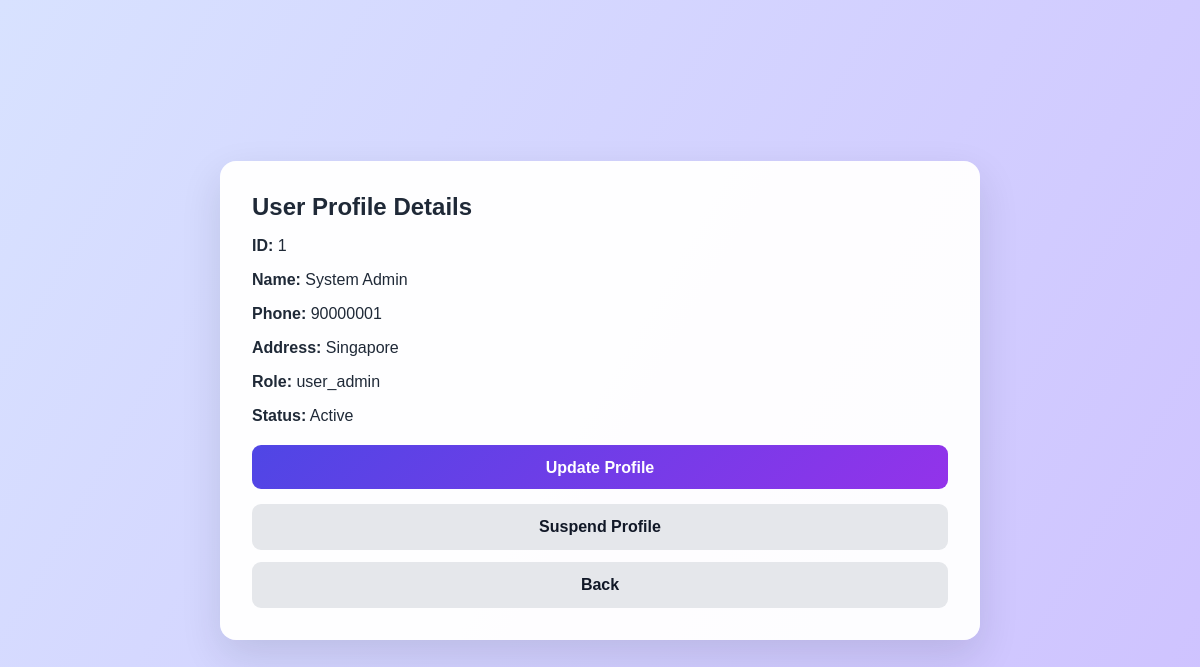
/index.php?page=view_user_profile&profileId=1 (signed in), run on the app's committed database.
### tables this page shows
CREATE TABLE user_profiles (
    profile_id INT AUTO_INCREMENT PRIMARY KEY,
    user_id INT NOT NULL,
    full_name VARCHAR(150) NOT NULL,
    phone VARCHAR(30),
    address VARCHAR(255),
    role VARCHAR(50) NOT NULL,
    status VARCHAR(50) DEFAULT 'Active',
    created_at DATETIME DEFAULT CURRENT_TIMESTAMP,
    FOREIGN KEY (user_id) REFERENCES managed_user_accounts(user_id)
);

### src/user_management/entity/UserProfile.php (called while the page is built, shortened)
<?php
require_once __DIR__ . '/../../shared/database/Database.php';
class UserProfile
{
    private PDO $conn;
    public function __construct()
    {
        $database = new Database();
        $this->conn = $database->connect();
    }
    public function getProfile(int $profileId): ?array
    {
        $sql = "SELECT
                    profile_id AS profileId,
                    user_id AS userId,
                    full_name AS fullName,
                    phone,
                    address,
                    role,
                    status
                FROM user_profiles
                WHERE profile_id = :profileId
                LIMIT 1";
        $stmt = $this->conn->prepare($sql);
        $stmt->bindParam(':profileId', $profileId, PDO::PARAM_INT);
        $stmt->execute();
        $profile = $stmt->fetch(PDO::FETCH_ASSOC);
        return $profile ?: null;
    }
}

### src/shared/database/Database.php (called while the page is built)
<?php
class Database
{
    private string $host = 'localhost';
    private string $database = 'echocare_db';
    private string $username = 'root';
    private string $password = '';
    private ?PDO $conn = null;
    public function connect(): PDO
    {
        if ($this->conn === null) {
            try {
                $this->conn = new PDO(
                    "mysql:host={$this->host};dbname={$this->database};charset=utf8mb4",
                    $this->username,
                    $this->password
                );
                $this->conn->setAttribute(PDO::ATTR_ERRMODE, PDO::ERRMODE_EXCEPTION);
                $this->conn->setAttribute(PDO::ATTR_DEFAULT_FETCH_MODE, PDO::FETCH_ASSOC);
            } catch (PDOException $e) {
                die('Database connection failed: ' . $e->getMessage());
            }
        }
        return $this->conn;
    }
}

### src/user_management/controller/ViewUserProfileController.php (called while the page is built)
<?php
require_once __DIR__ . '/../entity/UserProfile.php';
class ViewUserProfileController
{
    private UserProfile $userProfile;
    public function __construct()
    {
        $this->userProfile = new UserProfile();
    }
    public function getProfile(int $profileId): ?array
    {
        return $this->userProfile->getProfile($profileId);
    }
}

### src/user_management/boundary/ViewUserProfileUI.php (the view, shortened to what this page needs)
<?php
require_once __DIR__ . '/../controller/ViewUserProfileController.php';
$controller = new ViewUserProfileController();
$profileId = (int) ($_GET['profileId'] ?? 0);
$profile = $controller->getProfile($profileId);
?>
<!DOCTYPE html>
<html>
<head>
    <link rel="stylesheet" href="/css/style.css">
</head>
<body>
<div class="page-center">
<section class="dashboard-card">
<h1>User Profile Details</h1>
<p><strong>ID:</strong> <?= htmlspecialchars($profile['profileId']) ?></p>
<p><strong>Name:</strong> <?= htmlspecialchars($profile['fullName']) ?></p>
<p><strong>Phone:</strong> <?= htmlspecialchars($profile['phone']) ?></p>
<p><strong>Address:</strong> <?= htmlspecialchars($profile['address']) ?></p>
<p><strong>Role:</strong> <?= htmlspecialchars($profile['role']) ?></p>
<p><strong>Status:</strong> <?= htmlspecialchars($profile['status']) ?></p>
<a href="/index.php?page=update_user_profile&profileId=<?= $profile['profileId'] ?>"
   class="btn-primary"
   style="display:block;text-align:center;margin-top:20px;padding:14px;text-decoration:none;">
   Update Profile
</a>
<?php if ($profile['status'] !== 'Suspended'): ?>
<a href="/index.php?page=suspend_user_profile&profileId=<?= $profile['profileId'] ?>"
   class="secondary-btn"
   style="display:block;text-align:center;margin-top:15px;padding:14px;text-decoration:none;"
   onclick="return confirm('Are you sure you want to suspend this user profile?');">
   Suspend Profile
</a>
<?php endif; ?>
<a href="/index.php?page=view_user_profiles" class="secondary-btn">
    Back
</a>
</section>
</div>
</body>
</html>

### public/css/style.css (style rules this page uses)
* { box-sizing: border-box; }
body { margin: 0; font-family: Arial, Helvetica, sans-serif; background: #f7f8ff; color: #1f2937; }
body::before { content: ""; position: fixed; inset: 0; background: radial-gradient(circle at 20% 25%, rgba(220, 230, 255, 0.9), transparent 35%), radial-gradient(circle at 80% 35%, rgba(235, 240, 255, 0.9), transparent 38%), linear-gradient(135deg, #ffffff 0%, #eef3ff 45%, #ffffff 100%); z-index: -2; }
body::after { content: ""; position: fixed; inset: 0; background: linear-gradient(155deg, transparent 20%, rgba(205, 218, 250, 0.45) 38%, transparent 58%), linear-gradient(25deg, transparent 25%, rgba(230, 235, 255, 0.8) 48%, transparent 70%); z-index: -1; }
.page-center { min-height: 100vh; display: flex; align-items: center; justify-content: center; padding: 24px; }
h1 { margin: 0 0 8px; font-size: 24px; }
.btn-primary { width: 100%; height: 44px; border: none; border-radius: 9px; background: linear-gradient(135deg, #4f46e5, #9333ea); color: white; font-weight: 700; cursor: pointer; }
.dashboard-card { width: 760px; background: rgba(255,255,255,0.96); border-radius: 16px; padding: 32px; box-shadow: 0 16px 40px rgba(15, 23, 42, 0.12); }
.secondary-btn { display: block; width: 100%; text-align: center; padding: 14px; border-radius: 9px; background: #e5e7eb; color: #111827; text-decoration: none; font-weight: 700; margin-top: 12px; }
body { position: relative; overflow-x: hidden; background: #eef3ff; }
body::before { content: ""; position: fixed; inset: 0; z-index: 0; background: linear-gradient( 120deg, #d8e2ff, #cbb7ff, #f3e8ff, #dbeafe ); background-size: 400% 400%; animation: movingGradient 4s ease infinite; }
.page-center, .app-layout { position: relative; z-index: 1; }

### data on the page
user_profiles: profile_id "1", full_name "System Admin", phone "90000001", address "Singapore", role "user_admin", status "Active"
